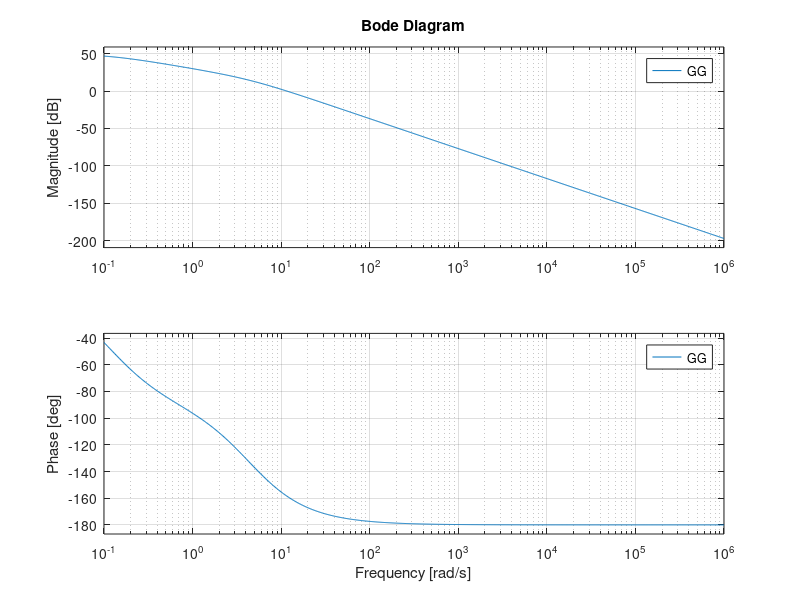

Source code (MATLAB): (Note: this script raises an error after producing the figure.)
%%%%%%%%%%%%%%%%%%%%%%%%%%%%%%%%%%%%%%%%%%%%%%%%%%%%%%%%%%%%%%%%%%%%%%%%%%%%%%%%%%%%%%%%
% Controllo del motore di un’automobile                                                %
% Bernardini Claudio                                                                   %
% Corsetti Luca                                                                        %
% Straccali Leonardo                                                                   %
%%%%%%%%%%%%%%%%%%%%%%%%%%%%%%%%%%%%%%%%%%%%%%%%%%%%%%%%%%%%%%%%%%%%%%%%%%%%%%%%%%%%%%%%

clear all; close all; clc

%%%%%%%%%%%%%%%%%%%%%%%%%%%%%%%% PARAMETRI DEL PROGETTO %%%%%%%%%%%%%%%%%%%%%%%%%%%%%%%%
gamma_1 = 0.75;
gamma_2 = 0.15;
beta = 1.3;
phi = 0.04;
delta_1 = 3 * 10^4;
delta_2 = 0.2;
delta_3 = 0.02;
J = 20;
omega_e = 30;
%%%%%%%%%%%%%%%%%%%%%%%%%%%%%%%% PARAMETRI DEL PROGETTO %%%%%%%%%%%%%%%%%%%%%%%%%%%%%%%%

% Dinamica del sistema
% m_dot = gamma_1*(1-cos(beta*theta-phi))-gamma_2*omega*m
% J*omega = delta_1*m-delta_2*omega-delta_3*omega^2

%% LEGENDA DATI
% theta -> angolo di accelerazione
% gamma_1*(1-cos(beta*theta-phi)) -> caratteristica intrinseca della valvola.
% J -> momento d'inerzia
% delta_1*m -> coppia trasmessa all'albero motore
% delta_2*omega -> modella l'attrito nel motore
% delta_3*omega^2 -> descrive la resistenza dell'aria

%% PUNTO 1 - Sistema in forma di stato

x_2e = omega_e;
x_1e = (delta_2 * x_2e + delta_3 * x_2e^2) / delta_1;

u_e = (acos(- (gamma_2 / gamma_1) * 30 * 8e-4 + 1) + phi) / beta;

f_1 = gamma_1 * (1 - cos(beta * u_e - phi)) - gamma_2 * x_1e * x_2e;
f_2 = 1 / J * (delta_1 * x_1e - delta_2 * x_2e - delta_3 * x_2e^2);

%% Sistema linearizzato
% x_dot = A*x + B*u
% y = C*x + D*u

% Definiamo le matrici nel punto di equilibrio trovato [m_e,w_e]=[8e-4,30]
A = [-gamma_2 * x_2e, -gamma_2 * x_1e;
    delta_1 / J, -delta_2 / J - (2 * delta_3 * x_2e) / J];
B = [beta * gamma_1 * sin(beta * u_e - phi); 0];
C = [0, 1];
D = 0;

%% PUNTO 2 - Funzione di trasferimento
s = tf('s');
[NS, DS] = ss2tf(A, B, C, D);
GG = tf(NS, DS);

% oppure facendo i conti..
% sIA = [s+4.5, -1.2*10e-4;
%       -1500 ,  s+0.07];

% cof = [s+0.07  , 1500;
%       1.2*10e-4, s+4.5];

% adj = transpose(cof);

% check_N = (C*adj*B);
% check_D = ((s+4.5)*(s+0.07)) - (+1.2*1e-4*-1500);

% G_check = check_N / check_D
GG_poles = pole(GG);

% mostra la funzione di trasferimento e i poli
if 0
    GG
    GG_poles
    %    G_check;
    %    pole(G_check);
    return;
end

%% Diagramma di Bode di G(s)

% Definizione dell'intervallo di frequenze del diagramma di Bode
omega_plot_min = 10e-2;
omega_plot_max = 10e5;

figure(1);
bode(GG, {omega_plot_min, omega_plot_max});
grid on, zoom on;

% return;

%% PUNTO 3 - Progetto di un regolatore
% SPECIFICHE
% 1) Errore a regime |e∞|≤e* = 0.01 in risposta a un gradino w(t)=9·1(t) e d(t)=8·1(t)
% 2) Per garantire una certa robustezza del sistema si deve avere un margine di fase Mf ≥ 55°.
% 3) Il sistema può accettare una sovraelongazione percentuale al massimo dell%5% : S% ≤ 5%.
% 4) Il tempo di assestamento all'ε% = 5% deve essere inferiore al valore fissato: Ta,ε = 0.08s.
% 5) Il disturbo sull'uscita d(t), con una banda limitata nel range di pulsazioni [0,0.05], deve essere abbattutto di almeno 55 dB.
% 6) Il rumore di misura n(t), con una banda limitata nel range di pulsazioni [8 · 10^3, 2 · 10^6], deve essere abbattutto di almeno 45 dB.

% PUNTO 1
% ampiezze gradini
WW = 9;
DD = 8;

% errore a regime
e_star = 0.01;

% PUNTO 2
Mf_spec = 55;

% PUNTO 3 & 4
% Sovraelongazione massima e tempo di assestamento all'5%
s_100_spec = 0.05;
T_a1_spec = 0.08;

% PUNTO 5
% attenuazione disturbo sull'uscita
A_d = 55;
omega_d_min = 0.00001;
omega_d_MAX = 0.05;

% PUNTO 6
% attenuazione disturbo di misura
A_n = 45;
omega_n_MIN = 8*1e3;
omega_n_MAX = 2*1e6;

%% Regolatore statico

% valore minimo prescritto per L(0)
% sappiamo che e_inf = (D + W) / (1 + mu)
% mu = mu_s*mu_g dove mu_g è fisso ed è dato da G(s)
% pertanto mu = (D + W) / e_star - 1
% mu = (DD + WW) / e_star - 1;

% per trovaare mu_g è necessario riscrivere G(s) come
% G(s) = mu_g / ((1+T_1s)*(1+T_2s)) dove
% T_1s e T_2s sono i poli trovati sotto forma di costanti di tempo
% T_1s = -1 / GG_poles(1);
% T_2s = -1 / GG_poles(2);

% eguagliando le G(s) trovate possiamo ricavare mu_g
% G(s) = 123.1 / (s^2+4.57s+0.495) = mu_g/((s-4.458)(s-0.111))
% mu_g = 123.1*((s-4.458)(s-0.111))/(s^2+4.57s+0.495)
% mu_g = 123.1 * (s-4.458)*(s-0.111)/(s^2+4.57s+0.495);

mu_s = (DD + WW) / (e_star) - 1;

% L(s)=R(s)G(s) -> mu=L(0)=R(0)G(0) -> R(0)=mu/G(0)
% guadagno minimo del regolatore ottenuto come L(0)/G(0)
G_0 = abs(evalfr(GG, 0));
RR_s = mu_s / G_0; % RR_s = 5.88

% Sistema esteso
GG_e = RR_s * GG;

if 0
    figure(2)
    h_GGe = bodeplot(GG_e);
    grid on, zoom on;

    return
end

figure(2)
% SPECIFICHE SU d
Bnd_d_x = [omega_d_min; omega_d_MAX; omega_d_MAX; omega_d_min];
Bnd_d_y = [A_d; A_d; -200; -200];
patch(Bnd_d_x, Bnd_d_y, 'r', 'FaceAlpha', 0.2, 'EdgeAlpha', 0);
hold on;

if 0
    h_GGe = bodeplot(GG_e);
    grid on, zoom on;
    return
end

% SPECIFICHE SU n
Bnd_n_x = [omega_n_MIN; omega_n_MAX; omega_n_MAX; omega_n_MIN];
Bnd_n_y = [-A_n; -A_n; 100; 100];
patch(Bnd_n_x, Bnd_n_y, 'r', 'FaceAlpha', 0.2, 'EdgeAlpha', 0);
hold on;

if 0
    h_GGe = bodeplot(GG_e)
    grid on, zoom on;
    return
end

% SPECIFICHE SU u
% omega_u_min = 200;
% omega_u_MAX = 1e4;
% Bnd_u_x = [omega_u_min; omega_u_MAX; omega_u_MAX; omega_u_min];
% Bnd_u_y = [0; 0; 100; 100];
% patch(Bnd_u_x, Bnd_u_y, 'r', 'FaceAlpha', 0.2, 'EdgeAlpha', 0);
% hold on;

if 0
    h_GGe = bodeplot(GG_e)
    grid on, zoom on;
    return
end

% SPECIFICHE SU S%
xi = 0.69;
S_100 = 100 * exp(-pi * xi / sqrt(1 - xi^2))
Mf_spec = xi * 100
% return;

% SPECIFICHE SU T_a
omega_Ta_low = 1e-8; % lower bound just for the plot
omega_Ta_MAX = 300 / (Mf_spec * T_a1_spec); % omega_c >= 300/(Mf*T^*) = 300/(69.1*0.08) ~ 54.27

Bnd_Ta_x = [omega_Ta_low; omega_Ta_MAX; omega_Ta_MAX; omega_Ta_low];
Bnd_Ta_y = [0; 0; -200; -200];
patch(Bnd_Ta_x, Bnd_Ta_y, 'r', 'FaceAlpha', 0.2, 'EdgeAlpha', 0);
hold on;

h_GGe = bodeplot(GG_e)
grid on, zoom on;

% STOP qui per disegnare solo le specifiche sul GUADAGNO
if 0
    return;
end

omega_c_min = omega_Ta_MAX;
omega_c_MAX = omega_n_MIN;

phi_spec = Mf_spec - 180;
phi_low = -270; % lower bound just for the plot

Bnd_Mf_x = [omega_c_min; omega_c_MAX; omega_c_MAX; omega_c_min];
Bnd_Mf_y = [phi_spec; phi_spec; phi_low; phi_low];
patch(Bnd_Mf_x, Bnd_Mf_y, 'r', 'FaceAlpha', 0.2, 'EdgeAlpha', 0);
hold on;

% STOP qui per le specifiche
if 0
    return
end